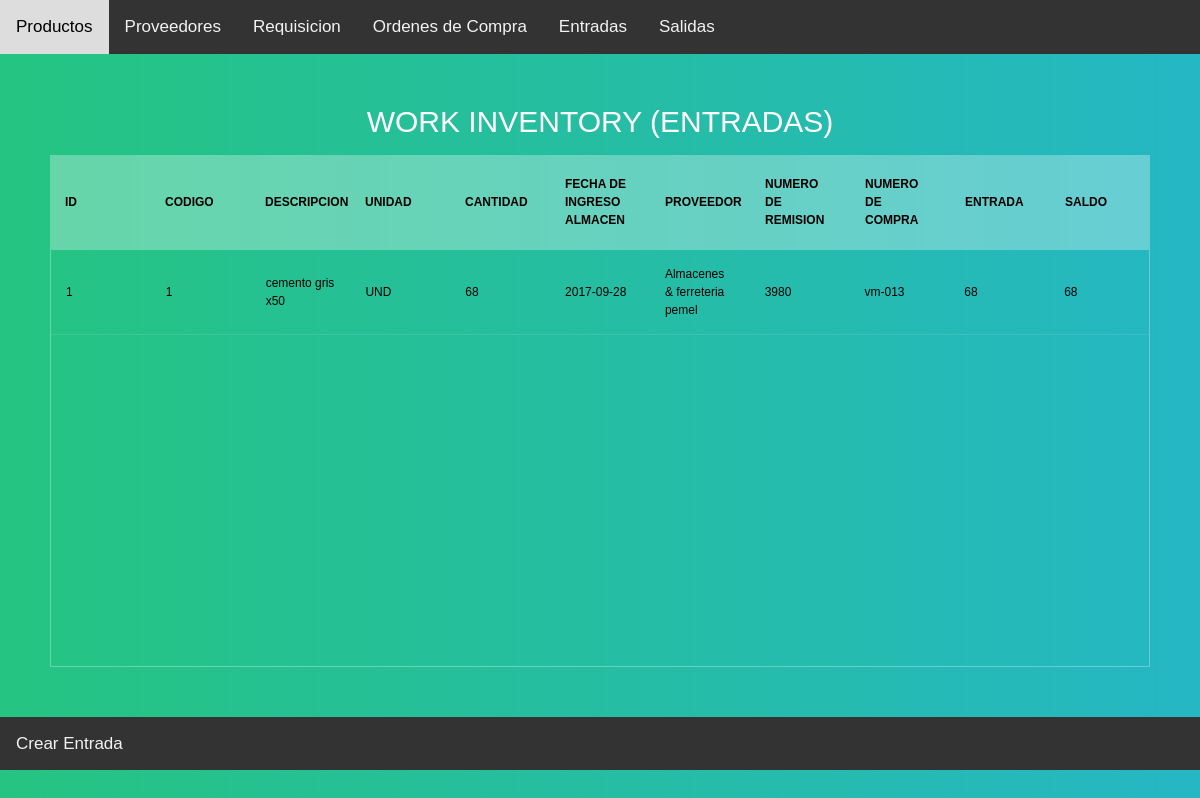
Screenshot of /Tickets with the database file from the repository.
### models.py (models this page shows)
class Products(db.Model):
    __tablename__="Products"
    Identifier = db.Column(db.String(100), primary_key=True)
    Description = db.Column(db.String(100))
    Units= db.Column(db.String(100))
    Tickets_now = db.Column(db.Integer, default = 0)
    Departures_now = db.Column(db.Integer, default = 0)
    balance_now  = db.Column(db.Integer, default = 0)
    Ticket = db.relationship('Tickets', backref='Products')
    Departures = db.relationship('Departures', backref='Products')
    Requisition = db.relationship('Requisition', backref='Products')
    Buy_order = db.relationship('Buy_order', backref='Products')

class Tickets(db.Model):
    __tablename__="Tickets"
    id = db.Column(db.Integer, autoincrement=True,primary_key=True)
    Date_stored = db.Column(db.String(100))
    amount = db.Column(db.Integer)
    Number_remision = db.Column(db.Integer)
    N_compra= db.Column(db.Integer)
    Products_id= db.Column(db.String(255), db.ForeignKey('Products.Identifier'))
    Provider_id= db.Column(db.String(255), db.ForeignKey('Provider.Identifier'))

class Provider(db.Model):
    __tablename__="Provider"
    Identifier = db.Column(db.String(100), primary_key=True)
    Name = db.Column(db.String(100))
    Ced = db.Column(db.String(100))
    Address = db.Column(db.String(100))
    Buy_Order= db.relationship('Buy_order', backref='Provider')
    Requisition= db.relationship('Requisition', backref='Provider')
    Entrada = db.relationship('Tickets')

### app.py (the view)
@app.route('/Tickets', methods=['GET'])
def Tickets_table():
    if request.method == 'GET':
        Tickets_inventory = {}
        for ID,date_stored,Amount,Number_remision,N_compra,Product_id,Provider_id in  db.session.query(Tickets.id,
                                                                                                                        Tickets.Date_stored,
                                                                                                                        Tickets.amount,
                                                                                                                        Tickets.Number_remision,
                                                                                                                        Tickets.N_compra,
                                                                                                                        Tickets.Products_id,
                                                                                                                        Tickets.Provider_id):
                Provider_v = Provider.query.filter_by(Identifier=Provider_id).first()
                Product = Products.query.filter_by(Identifier=Product_id).first()
                Temp = {}
                Temp['id']= ID
                Temp['Ident'] = Product.Identifier
                Temp['Provider'] = Provider_v.Name
                Temp['Ced'] = Provider_v.Ced
                Temp['Description'] = Product.Description
                Temp['Units'] = Product.Units
                Temp['Date_stored'] = date_stored
                Temp['Amount'] = Amount
                Temp['Number_remision'] = Number_remision
                Temp['Purchase_number'] = N_compra
                Temp['Tickets'] = Product.Tickets_now
                Temp['Balance'] = Product.balance_now
                Tickets_inventory[ID] = Temp
    return render_template('Tickets.html', Inventory=Tickets_inventory)

### templates/Tickets.html
{% extends  'Header.html'%}
{% block content %}
      <section>
    <h1>Work inventory  (ENTRADAS) </h1>
    <div class="tbl-header">
      <table cellpadding="0" cellspacing="0" border="0">
        <thead>
          <tr>
            <tr >
              <th class="cell100 column1">ID</th>
              <th class="cell100 column1">Codigo</th>
              <th class="cell100 column3">Descripcion</th>
              <th class="cell100 column3">Unidad</th>
              <th class="cell100 column3">Cantidad</th>
              <th class="cell100 column3">fecha de Ingreso Almacen</th>
              <th class="cell100 column3">proveedor</th>
              <th class="cell100 column3">Numero de Remision</th>
              <th class="cell100 column3">Numero de compra</th>
              <th class="cell100 column3">Entrada</th>
              <th class="cell100 column3">Saldo</th>
          </tr>
        </thead>
      </table>
    </div>
    <div class="tbl-content">
      <table cellpadding="0" cellspacing="0" border="0">
        <tbody>
            {% for key in Inventory.keys() %}
              <tr>
                <td>{{Inventory[key]['id']}}</td>
                <td>{{Inventory[key]['Ident']}}</td>
                <td>{{Inventory[key]['Description']}}</td>
                <td>{{Inventory[key]['Units']}}</td>
                <td>{{Inventory[key]['Amount']}}</td>
                <td>{{Inventory[key]['Date_stored']}}</td>
                <td>{{Inventory[key]['Provider']}}</td>
                <td>{{Inventory[key]['Number_remision']}}</td>
                <td>{{Inventory[key]['Purchase_number']}}</td>
                <td>{{Inventory[key]['Tickets']}}</td>
                <td>{{Inventory[key]['Balance']}}</td>
              </tr>
            {% endfor %}
        </tbody>
      </table>
    </div>
  </section>
{% endblock %}
  {% block footer %}
  <div class="topnav">
    <a href="http://127.0.0.1:8888/Create_Tickets">Crear Entrada</a>
    </div>
  {% endblock%}

### templates/Header.html (style rules this page uses)
h1 { font-size: 30px; color: #fff; text-transform: uppercase; font-weight: 300; text-align: center; margin-bottom: 15px; }
table { width:100%; table-layout: fixed; }
.tbl-header { background-color: rgba(255,255,255,0.3); }
.tbl-content { height: 418px; overflow-x:auto; margin-top: 0px; border: 1px solid rgba(255,255,255,0.3); }
th { padding: 20px 15px; text-align: left; font-weight: 600; font-size: 12px; color: #000000; text-transform: uppercase; }
td { padding: 15px; text-align: left; vertical-align:middle; font-weight: 500; font-size: 12px; color: #000000; border-bottom: solid 1px rgba(255,255,255,0.1); }
body { background: -webkit-linear-gradient(left, #25c481, #25b7c4); background: linear-gradient(to right, #25c481, #25b7c4); font-family: 'Roboto', sans-serif; }
section { margin: 50px; }
body { margin: 0; font-family: Arial, Helvetica, sans-serif; }
.topnav { overflow: hidden; background-color: #333; }
.topnav a { float: left; color: #f2f2f2; text-align: center; padding: 14px 16px; text-decoration: none; font-size: 17px; }

### rows the page displays
Products: Description "cemento gris x50", Units "UND"
Tickets: Date_stored "2017-09-28", Number_remision "3980", N_compra "vm-013"
Provider: Name "Almacenes & ferreteria pemel"

### other values shown
{{ Inventory[key]['id'] }} "1"
{{ Inventory[key]['Ident'] }} "1"
{{ Inventory[key]['Amount'] }} "68"
{{ Inventory[key]['Tickets'] }} "68"
{{ Inventory[key]['Balance'] }} "68"
